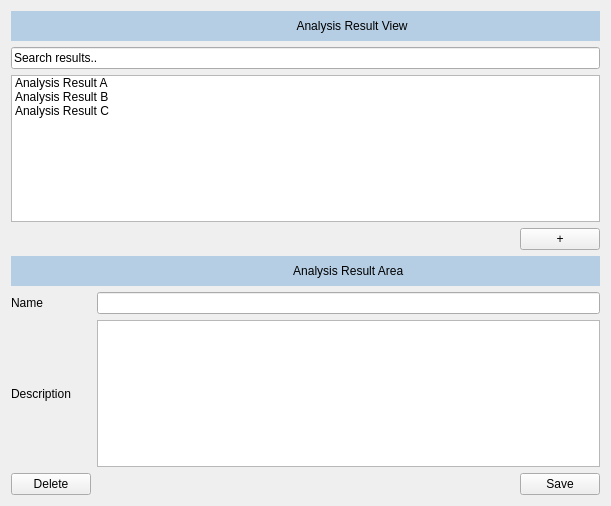
<?xml version="1.0" encoding="UTF-8"?>
<ui version="4.0">
 <class>Form</class>
 <widget class="QWidget" name="Form">
  <property name="geometry">
   <rect>
    <x>0</x>
    <y>0</y>
    <width>611</width>
    <height>506</height>
   </rect>
  </property>
  <property name="windowTitle">
   <string>Form</string>
  </property>
  <layout class="QHBoxLayout" name="horizontalLayout">
   <item>
    <layout class="QGridLayout" name="gridLayout">
     <item row="7" column="0">
      <layout class="QGridLayout" name="gridLayout_2">
       <item row="2" column="0">
        <widget class="QLabel" name="label_4">
         <property name="text">
          <string>Description</string>
         </property>
        </widget>
       </item>
       <item row="1" column="0">
        <widget class="QLabel" name="label_3">
         <property name="text">
          <string>Name</string>
         </property>
        </widget>
       </item>
       <item row="3" column="0" alignment="Qt::AlignLeft">
        <widget class="QPushButton" name="deleteResult">
         <property name="text">
          <string>Delete</string>
         </property>
        </widget>
       </item>
       <item row="3" column="1" alignment="Qt::AlignRight">
        <widget class="QPushButton" name="saveResult">
         <property name="text">
          <string>Save</string>
         </property>
        </widget>
       </item>
       <item row="1" column="1">
        <widget class="QLineEdit" name="lineEdit_2"/>
       </item>
       <item row="2" column="1">
        <widget class="QTextEdit" name="textEdit"/>
       </item>
       <item row="0" column="0" colspan="2">
        <widget class="QLabel" name="label_2">
         <property name="minimumSize">
          <size>
           <width>0</width>
           <height>30</height>
          </size>
         </property>
         <property name="styleSheet">
          <string notr="true">background-color: rgb(182, 206, 227);</string>
         </property>
         <property name="text">
          <string>                                                                                     Analysis Result Area</string>
         </property>
        </widget>
       </item>
      </layout>
     </item>
     <item row="1" column="0">
      <widget class="QLineEdit" name="lineEdit">
       <property name="text">
        <string>Search results..</string>
       </property>
      </widget>
     </item>
     <item row="0" column="0">
      <widget class="QLabel" name="label">
       <property name="minimumSize">
        <size>
         <width>0</width>
         <height>30</height>
        </size>
       </property>
       <property name="styleSheet">
        <string notr="true">background-color: rgb(182, 206, 227);</string>
       </property>
       <property name="text">
        <string>                                                                                      Analysis Result View</string>
       </property>
      </widget>
     </item>
     <item row="3" column="0">
      <widget class="QListWidget" name="listWidget">
       <item>
        <property name="text">
         <string>Analysis Result A</string>
        </property>
       </item>
       <item>
        <property name="text">
         <string>Analysis Result B</string>
        </property>
       </item>
       <item>
        <property name="text">
         <string>Analysis Result C</string>
        </property>
       </item>
      </widget>
     </item>
     <item row="4" column="0" alignment="Qt::AlignRight">
      <widget class="QPushButton" name="newResult">
       <property name="text">
        <string>+</string>
       </property>
      </widget>
     </item>
    </layout>
   </item>
  </layout>
 </widget>
 <resources/>
 <connections/>
</ui>
